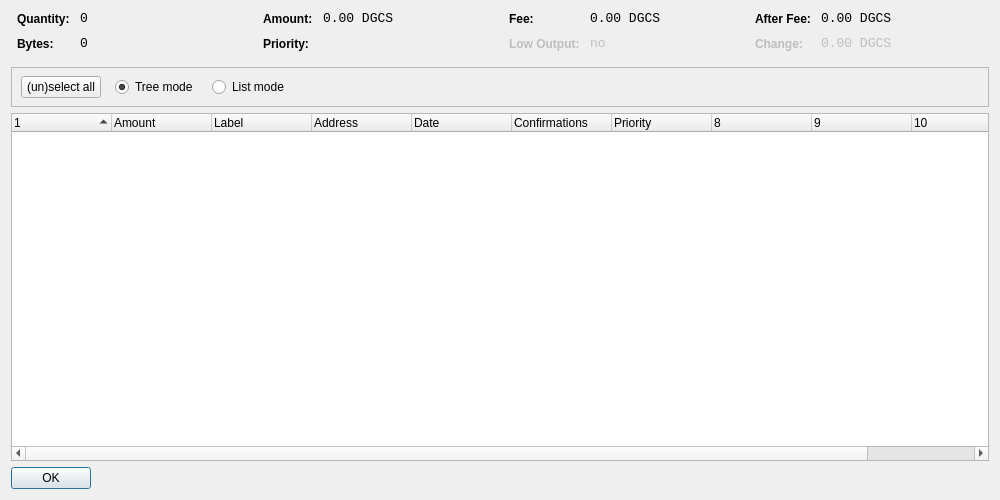
<?xml version="1.0" encoding="UTF-8"?>
<ui version="4.0">
 <class>CoinControlDialog</class>
 <widget class="QDialog" name="CoinControlDialog">
  <property name="geometry">
   <rect>
    <x>0</x>
    <y>0</y>
    <width>1000</width>
    <height>500</height>
   </rect>
  </property>
  <property name="windowTitle">
   <string>Coin Control</string>
  </property>
  <layout class="QVBoxLayout" name="verticalLayout">
   <item>
    <layout class="QHBoxLayout" name="horizontalLayoutTop" stretch="0,0,0,0">
     <property name="topMargin">
      <number>0</number>
     </property>
     <property name="bottomMargin">
      <number>10</number>
     </property>
     <item>
      <layout class="QFormLayout" name="formLayoutCoinControl1">
       <property name="horizontalSpacing">
        <number>10</number>
       </property>
       <property name="verticalSpacing">
        <number>10</number>
       </property>
       <property name="leftMargin">
        <number>6</number>
       </property>
       <property name="rightMargin">
        <number>6</number>
       </property>
       <item row="0" column="0">
        <widget class="QLabel" name="labelCoinControlQuantityText">
         <property name="styleSheet">
          <string notr="true">font-weight:bold;</string>
         </property>
         <property name="text">
          <string>Quantity:</string>
         </property>
        </widget>
       </item>
       <item row="0" column="1">
        <widget class="QLabel" name="labelCoinControlQuantity">
         <property name="font">
          <font>
           <family>Monospace</family>
           <pointsize>10</pointsize>
          </font>
         </property>
         <property name="cursor">
          <cursorShape>IBeamCursor</cursorShape>
         </property>
         <property name="contextMenuPolicy">
          <enum>Qt::ActionsContextMenu</enum>
         </property>
         <property name="text">
          <string notr="true">0</string>
         </property>
         <property name="textInteractionFlags">
          <set>Qt::LinksAccessibleByMouse|Qt::TextSelectableByKeyboard|Qt::TextSelectableByMouse</set>
         </property>
        </widget>
       </item>
       <item row="1" column="0">
        <widget class="QLabel" name="labelCoinControlBytesText">
         <property name="styleSheet">
          <string notr="true">font-weight:bold;</string>
         </property>
         <property name="text">
          <string>Bytes:</string>
         </property>
        </widget>
       </item>
       <item row="1" column="1">
        <widget class="QLabel" name="labelCoinControlBytes">
         <property name="font">
          <font>
           <family>Monospace</family>
           <pointsize>10</pointsize>
          </font>
         </property>
         <property name="cursor">
          <cursorShape>IBeamCursor</cursorShape>
         </property>
         <property name="contextMenuPolicy">
          <enum>Qt::ActionsContextMenu</enum>
         </property>
         <property name="text">
          <string notr="true">0</string>
         </property>
         <property name="textInteractionFlags">
          <set>Qt::LinksAccessibleByMouse|Qt::TextSelectableByKeyboard|Qt::TextSelectableByMouse</set>
         </property>
        </widget>
       </item>
      </layout>
     </item>
     <item>
      <layout class="QFormLayout" name="formLayoutCoinControl2">
       <property name="horizontalSpacing">
        <number>10</number>
       </property>
       <property name="verticalSpacing">
        <number>10</number>
       </property>
       <property name="leftMargin">
        <number>6</number>
       </property>
       <property name="rightMargin">
        <number>6</number>
       </property>
       <item row="0" column="0">
        <widget class="QLabel" name="labelCoinControlAmountText">
         <property name="styleSheet">
          <string notr="true">font-weight:bold;</string>
         </property>
         <property name="text">
          <string>Amount:</string>
         </property>
        </widget>
       </item>
       <item row="0" column="1">
        <widget class="QLabel" name="labelCoinControlAmount">
         <property name="font">
          <font>
           <family>Monospace</family>
           <pointsize>10</pointsize>
          </font>
         </property>
         <property name="cursor">
          <cursorShape>IBeamCursor</cursorShape>
         </property>
         <property name="contextMenuPolicy">
          <enum>Qt::ActionsContextMenu</enum>
         </property>
         <property name="text">
          <string notr="true">0.00 DGCS</string>
         </property>
         <property name="textInteractionFlags">
          <set>Qt::LinksAccessibleByMouse|Qt::TextSelectableByKeyboard|Qt::TextSelectableByMouse</set>
         </property>
        </widget>
       </item>
       <item row="1" column="0">
        <widget class="QLabel" name="labelCoinControlPriorityText">
         <property name="styleSheet">
          <string notr="true">font-weight:bold;</string>
         </property>
         <property name="text">
          <string>Priority:</string>
         </property>
        </widget>
       </item>
       <item row="1" column="1">
        <widget class="QLabel" name="labelCoinControlPriority">
         <property name="font">
          <font>
           <family>Monospace</family>
           <pointsize>10</pointsize>
          </font>
         </property>
         <property name="cursor">
          <cursorShape>IBeamCursor</cursorShape>
         </property>
         <property name="contextMenuPolicy">
          <enum>Qt::ActionsContextMenu</enum>
         </property>
         <property name="text">
          <string/>
         </property>
         <property name="textInteractionFlags">
          <set>Qt::LinksAccessibleByMouse|Qt::TextSelectableByKeyboard|Qt::TextSelectableByMouse</set>
         </property>
        </widget>
       </item>
      </layout>
     </item>
     <item>
      <layout class="QFormLayout" name="formLayoutCoinControl3">
       <property name="horizontalSpacing">
        <number>10</number>
       </property>
       <property name="verticalSpacing">
        <number>10</number>
       </property>
       <property name="leftMargin">
        <number>6</number>
       </property>
       <property name="rightMargin">
        <number>6</number>
       </property>
       <item row="0" column="0">
        <widget class="QLabel" name="labelCoinControlFeeText">
         <property name="styleSheet">
          <string notr="true">font-weight:bold;</string>
         </property>
         <property name="text">
          <string>Fee:</string>
         </property>
        </widget>
       </item>
       <item row="0" column="1">
        <widget class="QLabel" name="labelCoinControlFee">
         <property name="font">
          <font>
           <family>Monospace</family>
           <pointsize>10</pointsize>
          </font>
         </property>
         <property name="cursor">
          <cursorShape>IBeamCursor</cursorShape>
         </property>
         <property name="contextMenuPolicy">
          <enum>Qt::ActionsContextMenu</enum>
         </property>
         <property name="text">
          <string notr="true">0.00 DGCS</string>
         </property>
         <property name="textInteractionFlags">
          <set>Qt::LinksAccessibleByMouse|Qt::TextSelectableByKeyboard|Qt::TextSelectableByMouse</set>
         </property>
        </widget>
       </item>
       <item row="1" column="0">
        <widget class="QLabel" name="labelCoinControlLowOutputText">
         <property name="enabled">
          <bool>false</bool>
         </property>
         <property name="styleSheet">
          <string notr="true">font-weight:bold;</string>
         </property>
         <property name="text">
          <string>Low Output:</string>
         </property>
        </widget>
       </item>
       <item row="1" column="1">
        <widget class="QLabel" name="labelCoinControlLowOutput">
         <property name="enabled">
          <bool>false</bool>
         </property>
         <property name="font">
          <font>
           <family>Monospace</family>
           <pointsize>10</pointsize>
          </font>
         </property>
         <property name="cursor">
          <cursorShape>IBeamCursor</cursorShape>
         </property>
         <property name="contextMenuPolicy">
          <enum>Qt::ActionsContextMenu</enum>
         </property>
         <property name="text">
          <string notr="true">no</string>
         </property>
         <property name="textInteractionFlags">
          <set>Qt::LinksAccessibleByMouse|Qt::TextSelectableByKeyboard|Qt::TextSelectableByMouse</set>
         </property>
        </widget>
       </item>
      </layout>
     </item>
     <item>
      <layout class="QFormLayout" name="formLayoutCoinControl4">
       <property name="horizontalSpacing">
        <number>10</number>
       </property>
       <property name="verticalSpacing">
        <number>10</number>
       </property>
       <property name="leftMargin">
        <number>6</number>
       </property>
       <property name="rightMargin">
        <number>6</number>
       </property>
       <item row="0" column="0">
        <widget class="QLabel" name="labelCoinControlAfterFeeText">
         <property name="styleSheet">
          <string notr="true">font-weight:bold;</string>
         </property>
         <property name="text">
          <string>After Fee:</string>
         </property>
        </widget>
       </item>
       <item row="0" column="1">
        <widget class="QLabel" name="labelCoinControlAfterFee">
         <property name="font">
          <font>
           <family>Monospace</family>
           <pointsize>10</pointsize>
          </font>
         </property>
         <property name="cursor">
          <cursorShape>IBeamCursor</cursorShape>
         </property>
         <property name="contextMenuPolicy">
          <enum>Qt::ActionsContextMenu</enum>
         </property>
         <property name="text">
          <string notr="true">0.00 DGCS</string>
         </property>
         <property name="textInteractionFlags">
          <set>Qt::LinksAccessibleByMouse|Qt::TextSelectableByKeyboard|Qt::TextSelectableByMouse</set>
         </property>
        </widget>
       </item>
       <item row="1" column="0">
        <widget class="QLabel" name="labelCoinControlChangeText">
         <property name="enabled">
          <bool>false</bool>
         </property>
         <property name="styleSheet">
          <string notr="true">font-weight:bold;</string>
         </property>
         <property name="text">
          <string>Change:</string>
         </property>
        </widget>
       </item>
       <item row="1" column="1">
        <widget class="QLabel" name="labelCoinControlChange">
         <property name="enabled">
          <bool>false</bool>
         </property>
         <property name="font">
          <font>
           <family>Monospace</family>
           <pointsize>10</pointsize>
          </font>
         </property>
         <property name="cursor">
          <cursorShape>IBeamCursor</cursorShape>
         </property>
         <property name="contextMenuPolicy">
          <enum>Qt::ActionsContextMenu</enum>
         </property>
         <property name="text">
          <string notr="true">0.00 DGCS</string>
         </property>
         <property name="textInteractionFlags">
          <set>Qt::LinksAccessibleByMouse|Qt::TextSelectableByKeyboard|Qt::TextSelectableByMouse</set>
         </property>
        </widget>
       </item>
      </layout>
     </item>
    </layout>
   </item>
   <item>
    <widget class="QFrame" name="frame">
     <property name="minimumSize">
      <size>
       <width>0</width>
       <height>40</height>
      </size>
     </property>
     <property name="frameShape">
      <enum>QFrame::StyledPanel</enum>
     </property>
     <property name="frameShadow">
      <enum>QFrame::Sunken</enum>
     </property>
     <widget class="QWidget" name="horizontalLayoutWidget">
      <property name="geometry">
       <rect>
        <x>10</x>
        <y>0</y>
        <width>781</width>
        <height>41</height>
       </rect>
      </property>
      <layout class="QHBoxLayout" name="horizontalLayoutPanel" stretch="0,0,0,0,0">
       <property name="spacing">
        <number>14</number>
       </property>
       <item>
        <widget class="QPushButton" name="pushButtonSelectAll">
         <property name="sizePolicy">
          <sizepolicy hsizetype="Maximum" vsizetype="Fixed">
           <horstretch>0</horstretch>
           <verstretch>0</verstretch>
          </sizepolicy>
         </property>
         <property name="text">
          <string>(un)select all</string>
         </property>
        </widget>
       </item>
       <item>
        <widget class="QRadioButton" name="radioTreeMode">
         <property name="sizePolicy">
          <sizepolicy hsizetype="Maximum" vsizetype="Fixed">
           <horstretch>0</horstretch>
           <verstretch>0</verstretch>
          </sizepolicy>
         </property>
         <property name="text">
          <string>Tree mode</string>
         </property>
         <property name="checked">
          <bool>true</bool>
         </property>
        </widget>
       </item>
       <item>
        <widget class="QRadioButton" name="radioListMode">
         <property name="sizePolicy">
          <sizepolicy hsizetype="Maximum" vsizetype="Fixed">
           <horstretch>0</horstretch>
           <verstretch>0</verstretch>
          </sizepolicy>
         </property>
         <property name="text">
          <string>List mode</string>
         </property>
        </widget>
       </item>
       <item>
        <spacer name="horizontalSpacer">
         <property name="orientation">
          <enum>Qt::Horizontal</enum>
         </property>
         <property name="sizeHint" stdset="0">
          <size>
           <width>40</width>
           <height>20</height>
          </size>
         </property>
        </spacer>
       </item>
      </layout>
     </widget>
    </widget>
   </item>
   <item>
    <widget class="CoinControlTreeWidget" name="treeWidget">
     <property name="contextMenuPolicy">
      <enum>Qt::CustomContextMenu</enum>
     </property>
     <property name="sortingEnabled">
      <bool>false</bool>
     </property>
     <property name="columnCount">
      <number>11</number>
     </property>
     <attribute name="headerShowSortIndicator" stdset="0">
      <bool>true</bool>
     </attribute>
     <attribute name="headerStretchLastSection">
      <bool>false</bool>
     </attribute>
     <column>
      <property name="text">
       <string/>
      </property>
     </column>
     <column>
      <property name="text">
       <string>Amount</string>
      </property>
     </column>
     <column>
      <property name="text">
       <string>Label</string>
      </property>
     </column>
     <column>
      <property name="text">
       <string>Address</string>
      </property>
     </column>
     <column>
      <property name="text">
       <string>Date</string>
      </property>
     </column>
     <column>
      <property name="text">
       <string>Confirmations</string>
      </property>
      <property name="toolTip">
       <string>Confirmed</string>
      </property>
     </column>
     <column>
      <property name="text">
       <string>Priority</string>
      </property>
     </column>
     <column>
      <property name="text">
       <string/>
      </property>
     </column>
     <column>
      <property name="text">
       <string/>
      </property>
     </column>
     <column>
      <property name="text">
       <string/>
      </property>
     </column>
     <column>
      <property name="text">
       <string/>
      </property>
     </column>
    </widget>
   </item>
   <item>
    <widget class="QDialogButtonBox" name="buttonBox">
     <property name="sizePolicy">
      <sizepolicy hsizetype="Maximum" vsizetype="Fixed">
       <horstretch>0</horstretch>
       <verstretch>0</verstretch>
      </sizepolicy>
     </property>
     <property name="orientation">
      <enum>Qt::Horizontal</enum>
     </property>
     <property name="standardButtons">
      <set>QDialogButtonBox::Ok</set>
     </property>
    </widget>
   </item>
  </layout>
 </widget>
 <customwidgets>
  <customwidget>
   <class>CoinControlTreeWidget</class>
   <extends>QTreeWidget</extends>
   <header>coincontroltreewidget.h</header>
  </customwidget>
 </customwidgets>
 <resources/>
 <connections/>
</ui>
